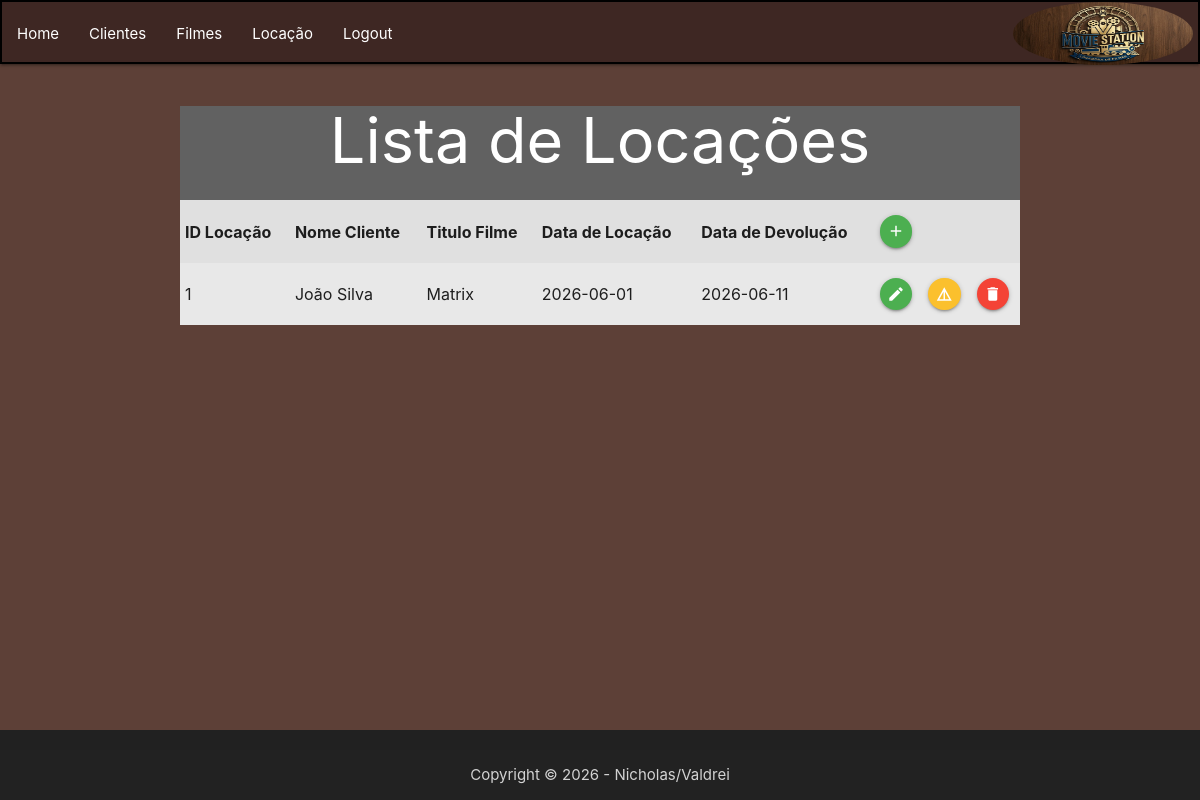
Before: /VIEW/locacao/lstlocacao.php with the older database file.
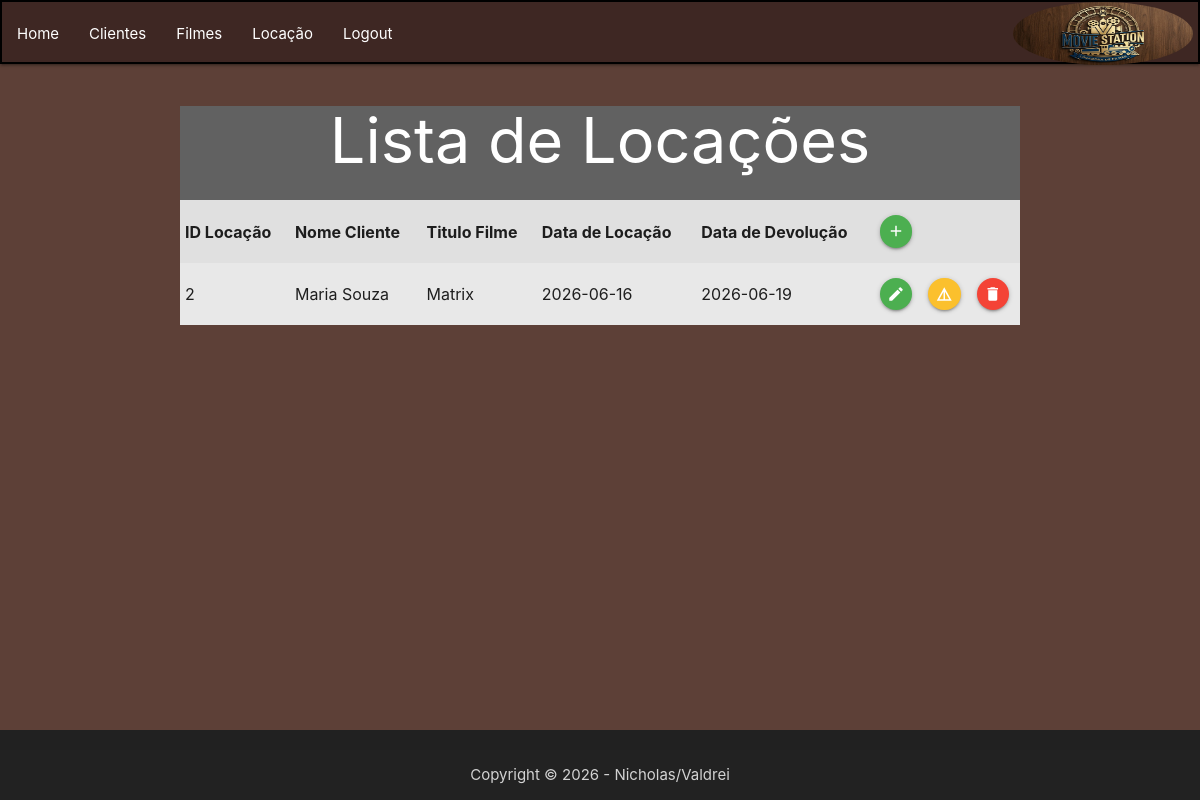
After: the same page with the newer database file.
### tables this page shows
CREATE TABLE `locacoes` (
  `id` int(11) NOT NULL,
  `cliente` int(11) NOT NULL,
  `filme` int(11) NOT NULL,
  `data_locacao` date NOT NULL,
  `data_devolucao` date NOT NULL
);

CREATE TABLE `cliente` (
  `id` int(11) NOT NULL,
  `nome` varchar(35) NOT NULL,
  `cpf` int(20) NOT NULL,
  `telefone` int(20) NOT NULL
);

CREATE TABLE `filmes` (
  `id` int(11) NOT NULL,
  `titulo` varchar(150) NOT NULL,
  `genero` varchar(50) NOT NULL,
  `lancamento` int(11) NOT NULL,
  `estoque` int(11) NOT NULL
);

### DAL/locacao.php (called while the page is built, shortened)
<?php
include_once $_SERVER['DOCUMENT_ROOT'] . '/Locadora/DAL/conexao.php';
include_once $_SERVER['DOCUMENT_ROOT'] . '/Locadora/MODEL/locacao.php';
class Locacao
{
    public function Select()
    {
        $locacoes = array();
        $sql = "SELECT  locacoes.*,  cliente.nome AS nome_cliente,  filmes.titulo AS titulo_filme
       FROM  locacoes
       INNER JOIN cliente ON locacoes.cliente = cliente.id
       INNER JOIN filmes ON locacoes.filme = filmes.id
       ORDER BY locacoes.data_locacao DESC;
       ";
        $con = Conexao::conectar();
        $registros = $con->query($sql);
        foreach ($registros as $linha) {
            $locacao = new \MODEL\Locacao();
            $locacao->setId($linha['id']);
            $locacao->setCliente($linha['cliente']);
            $locacao->setNomeCliente((string)$linha['nome_cliente']);
            $locacao->setTituloFilme((string)$linha['titulo_filme']);
            if (!empty($linha['data_locacao'])) {
                    $locacao->setDataLocacao(new \DateTime($linha['data_locacao']));
                }
            if (!empty($linha['data_devolucao'])) {
                    $locacao->setDataDevolucao(new \DateTime($linha['data_devolucao']));
                }
            $locacoes[] = $locacao;
        }
        return $locacoes;
    }
}

### DAL/conexao.php (called while the page is built, shortened)
<?php
    class conexao {
        private static $dbNome = 'locadora';
        private static $dbHost = 'localhost';
        private static $dbUsuario = 'root';
        private static $dbSenha = '';
        private static $cont = null;
        public static function conectar(){
            if (self::$cont == null){
                try{
                    self::$cont = new PDO("mysql:host=" . self::$dbHost . ";dbname=" . self::$dbNome,
                    self::$dbUsuario , self::$dbSenha);
                }
                catch (\PDOException $exception) {
                    die ($exception->getMessage());
                }
            }
        return self::$cont;
        }
    public static function desconectar (){
        self::$cont = null;
        return self::$cont;
        }
    }
?>

### MODEL/locacao.php (called while the page is built, shortened)
<?php
    class Locacao{
        private ?int $id;
        private ?string $nome_cliente;
        private ?string $titulo_filme;
        private ?dateTime $data_locacao;
        private ?dateTime $data_devolucao;
        public function getId(){return $this->id;}
        public function getNomeCliente(){return $this->nome_cliente;}
        public function getTituloFilme(){return $this->titulo_filme;}
        public function getDataLocacao(){return $this->data_locacao;}
        public function getDataDevolucao(){return $this->data_devolucao;}
        public function setId(int $id){$this->id = $id;}
        public function setNomeCliente(string $nome_cliente){$this->nome_cliente = $nome_cliente;}
        public function setTituloFilme(string $titulo_filme){$this->titulo_filme = $titulo_filme;}
        public function setDataLocacao(dateTime $data_locacao){$this->data_locacao = $data_locacao;}
        public function setDataDevolucao(dateTime $data_devolucao){$this->data_devolucao = $data_devolucao;}
    }
?>

### VIEW/locacao/lstlocacao.php (the view, shortened to what this page needs)
<?php
include_once $_SERVER['DOCUMENT_ROOT'] . '/Locadora/DAL/locacao.php';
include_once $_SERVER['DOCUMENT_ROOT'] . '/Locadora/MODEL/locacao.php';
include_once $_SERVER['DOCUMENT_ROOT'] . '/Locadora/VIEW/header.php';
include_once $_SERVER['DOCUMENT_ROOT'] . '/Locadora/VIEW/footer.php';
$dalLocacao = new DAL\Locacao();
?>
<!DOCTYPE html>
<html lang="pt-br">
<head>
    <link rel="stylesheet" href="https://cdnjs.cloudflare.com/ajax/libs/materialize/1.0.0/css/materialize.min.css">
</head>
<body class="brown darken-2">
    <div class="container center grey darken-2 white-text">
        <h1 class="center-align">Lista de Locações</h1>
        <div class="row grey lighten-2 black-text">
            <table class="striped responsive-table hover: ">
                <thead>
                    <tr>
                        <th>ID Locação</th>
                        <th>Nome Cliente</th>
                        <th>Titulo Filme</th>
                        <th>Data de Locação</th>
                        <th>Data de Devolução</th>
                        <th> <a class="btn-floating btn-small waves-effect waves-light green">
                                <i class="material-icons"
                                    onclick="JavaScript:location.href='frmislocacao.php'">add</i>
                            </a></th>
                    </tr>
                </thead>
                <tbody>
                    <?php foreach ($dalLocacao->Select() as $locacao) { ?>
                        <tr>
                            <td><?php echo $locacao->getId(); ?></td>
                            <td><?php echo $locacao->getNomeCliente(); ?></td>
                            <td><?php echo $locacao->getTituloFilme(); ?></td>
                            <td><?php echo $locacao->getDataLocacao()->format('Y-m-d'); ?> </td>
                            <td><?php echo $locacao->getDataDevolucao()->format('Y-m-d'); ?> </td>
                            <td> <a class="btn-floating btn-small waves-effect waves-light green">
                                    <i class="material-icons"
                                        onclick="JavaScript:location.href='frmedtlocacao.php?id=<?php echo $locacao->getId(); ?>'">edit</i>
                                </a></td>
                            <td> <a class="btn-floating btn-small waves-effect waves-light yellow darken-2">
                                    <i class="material-icons"
                                        onclick="JavaScript:location.href='frmdetlocacao.php?id=<?php echo $locacao->getId(); ?>'">details</i>
                                </a></td>
                            <td> <a class="btn-floating btn-small waves-effect red">
                                    <i class="material-icons"
                                        onclick="JavaScript: remover( <?php echo $locacao->getId(); ?> )">delete</i>
                                </a></td>
                        </tr>
                    <?php } ?>
                </tbody>
            </table>
        </div>
    </div>
</body>
</html>

### VIEW/header.php
<header>
    <nav class=" brown darken-4" style="border:2px solid black">
        <a href="/Locadora/VIEW/home.php" class="brand-logo right"><img src="/Locadora/IMAGES/logo.jpg" height="63" width="180" class="circle"></a>
            <ul id="navbar" class="left hide-on-med-and-down">
                <li><a href="/Locadora/VIEW/home.php">Home</a></li>
                <li><a href="/Locadora/VIEW/cliente/lstcliente.php">Clientes</a></li>
                <li><a href="/Locadora/VIEW/filme/lstfilme.php">Filmes</a></li>
                <li><a href="/Locadora/VIEW/locacao/lstlocacao.php">Locação</a></li>
                <li><a href="/Locadora/VIEW/logout.php">Logout</a></li>
            </ul>
    </nav>
</header>

### VIEW/footer.php
<footer class="page-footer grey darken-4" style="position: absolute; bottom: 0; left: 0; right: 0;">
        <div class="footer-copyright">
            <div class="container center">
                Copyright © 2026 - Nicholas/Valdrei
            </div>
        </div>
</footer>

Changed rows visible on the page:
removed locacoes: id "1", cliente.nome "João Silva", filme.titulo "Matrix", format "2026-06-01", format "2026-06-11"
added locacoes: id "2", cliente.nome "Maria Souza", filme.titulo "Matrix", format "2026-06-16", format "2026-06-19"
